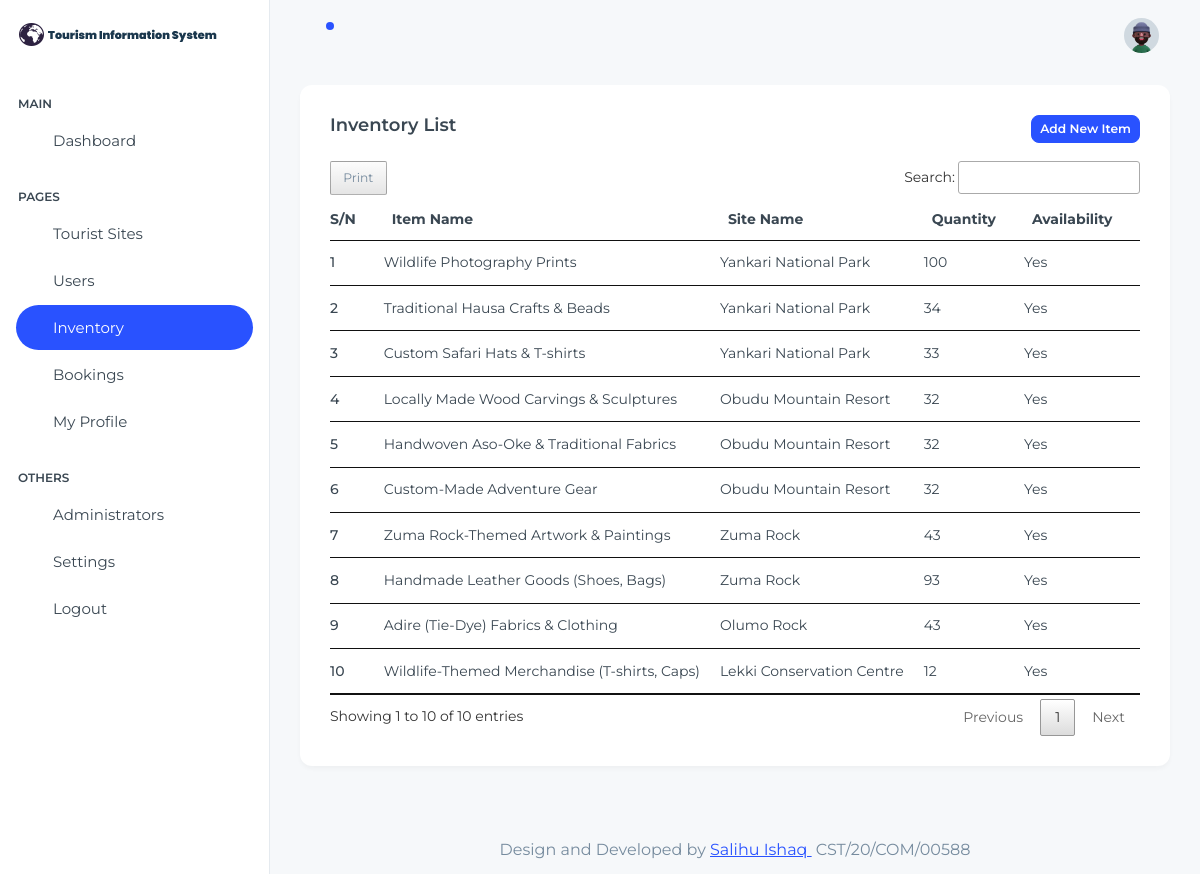
The app's page /admin/inventory.php (signed in) with its own data.
### tables this page shows
CREATE TABLE `inventory` (
  `itemID` int(11) NOT NULL,
  `itemName` text NOT NULL,
  `siteID` int(11) NOT NULL,
  `description` varchar(255) NOT NULL,
  `quantity` int(11) NOT NULL DEFAULT 0,
  `availability` tinyint(1) DEFAULT 1,
  `amount` decimal(10,0) NOT NULL,
  `created_at` timestamp NOT NULL DEFAULT current_timestamp(),
  `updated_at` timestamp NOT NULL DEFAULT current_timestamp() ON UPDATE current_timestamp(),
  `deleted_at` timestamp NULL DEFAULT NULL
);

CREATE TABLE `sites` (
  `siteID` int(11) NOT NULL,
  `name` varchar(255) NOT NULL,
  `description` text DEFAULT NULL,
  `location` varchar(255) NOT NULL,
  `availability` tinyint(1) DEFAULT 1,
  `images` text DEFAULT NULL,
  `amount` decimal(10,0) NOT NULL,
  `status` enum('active','inactive') DEFAULT 'active',
  `created_at` timestamp NOT NULL DEFAULT current_timestamp(),
  `updated_at` timestamp NOT NULL DEFAULT current_timestamp() ON UPDATE current_timestamp()
);

### Database.php (called while the page is built, shortened)
<?php
if (!class_exists('Database')) {
    class Database
    {
        private $host = "localhost";
        private $user = "root";
        private $password = "";
        private $dbname = "tourism";
        private $conn;
        public function __construct()
        {
            try {
                $dsn = "mysql:host={$this->host};dbname={$this->dbname};charset=utf8mb4";
                $options = [
                    PDO::ATTR_ERRMODE => PDO::ERRMODE_EXCEPTION,
                    PDO::ATTR_DEFAULT_FETCH_MODE => PDO::FETCH_ASSOC,
                    PDO::ATTR_EMULATE_PREPARES => false,
                ];
                $this->conn = new PDO($dsn, $this->user, $this->password, $options);
            } catch (PDOException $e) {
                echo "Connection failed: " . $e->getMessage();
                exit;
            }
        }
        public function readWithJoin($table1, $table2, $joinCondition, $condition = "")
        {
            try {
                $columns1 = $this->getColumns($table1, $table1 . ".");
                $columns2 = $this->getColumns($table2, $table2 . ".");
                $columns = implode(", ", array_merge($columns1, $columns2));
                $sql = "SELECT $columns FROM $table1
                        INNER JOIN $table2
                        ON $joinCondition $condition";
                $stmt = $this->conn->query($sql);
                return $stmt->fetchAll(PDO::FETCH_ASSOC);
            } catch (PDOException $e) {
                die("Error: " . $e->getMessage());
            }
        }
        private function getColumns($table, $prefix = "")
        {
            try {
                $sql = "DESCRIBE $table";
                $stmt = $this->conn->query($sql);
                $columns = $stmt->fetchAll(PDO::FETCH_COLUMN);
                return array_map(fn($column) => $prefix . $column, $columns);
            } catch (PDOException $e) {
                die("Error fetching columns for $table: " . $e->getMessage());
            }
        }
    }
}

### admin/inventory.php (the view, shortened to what this page needs)
<?php
include "header.php";
include "sidebar.php";
$inventoryItems = $db->readWithJoin(
    "inventory",
    "sites",
    "inventory.siteID = sites.siteID"
);
?>
<link rel="stylesheet" href="assets/css/jquery.dataTables.min.css">
<link rel="stylesheet" href="assets/css/buttons.dataTables.min.css">
<div class="container-fluid">
    <div class="card">
        <div class="card-body">
            <h5 class="card-title fw-semibold mb-4">
                Inventory List
                <a href="add-inventory.php" class="btn btn-primary btn-sm float-end">Add New Item</a>
            </h5>
            <div class="table-responsive">
                <table id="inventoryTable" class="table text-nowrap align-middle mb-0">
                    <thead>
                        <tr class="border-2 border-bottom border-primary border-0">
                            <th scope="col" class="ps-0">S/N</th>
                            <th scope="col">Item Name</th>
                            <th scope="col">Site Name</th>
                            <th scope="col">Quantity</th>
                            <th scope="col">Availability</th>
                            <th scope="col" class="text-center">Actions</th>
                        </tr>
                    </thead>
                    <tbody class="table-group-divider">
                        <?php $sn = 1; ?>
                        <?php foreach ($inventoryItems as $item): ?>
                            <tr>
                                <td class="ps-0 fw-medium"><?php echo $sn++; ?></td>
                                <td><?php echo htmlspecialchars($item['itemName']); ?></td>
                                <td><?php echo htmlspecialchars($item['name']); ?></td>
                                <td><?php echo htmlspecialchars($item['quantity']); ?></td>
                                <td><?php echo $item['availability'] == '1' ? 'Yes' : 'No'; ?></td>
                                <td class="text-center">
                                </td>
                            </tr>
                        <?php endforeach; ?>
                    </tbody>
                </table>
            </div>
        </div>
    </div>
</div>
<?php include "footer.php"; ?>

### records on screen
inventory: itemName "Wildlife Photography Prints", siteID.name "Yankari National Park", quantity "100"
inventory: itemName "Traditional Hausa Crafts & Beads", siteID.name "Yankari National Park", quantity "34"
inventory: itemName "Custom Safari Hats & T-shirts", siteID.name "Yankari National Park", quantity "33"
inventory: itemName "Locally Made Wood Carvings & Sculptures", siteID.name "Obudu Mountain Resort", quantity "32"
inventory: itemName "Handwoven Aso-Oke & Traditional Fabrics", siteID.name "Obudu Mountain Resort", quantity "32"
inventory: itemName "Custom-Made Adventure Gear", siteID.name "Obudu Mountain Resort", quantity "32"
inventory: itemName "Zuma Rock-Themed Artwork & Paintings", siteID.name "Zuma Rock", quantity "43"
inventory: itemName "Handmade Leather Goods (Shoes, Bags)", siteID.name "Zuma Rock", quantity "93"
inventory: itemName "Adire (Tie-Dye) Fabrics & Clothing", siteID.name "Olumo Rock", quantity "43"
inventory: itemName "Wildlife-Themed Merchandise (T-shirts, Caps)", siteID.name "Lekki Conservation Centre", quantity "12"
